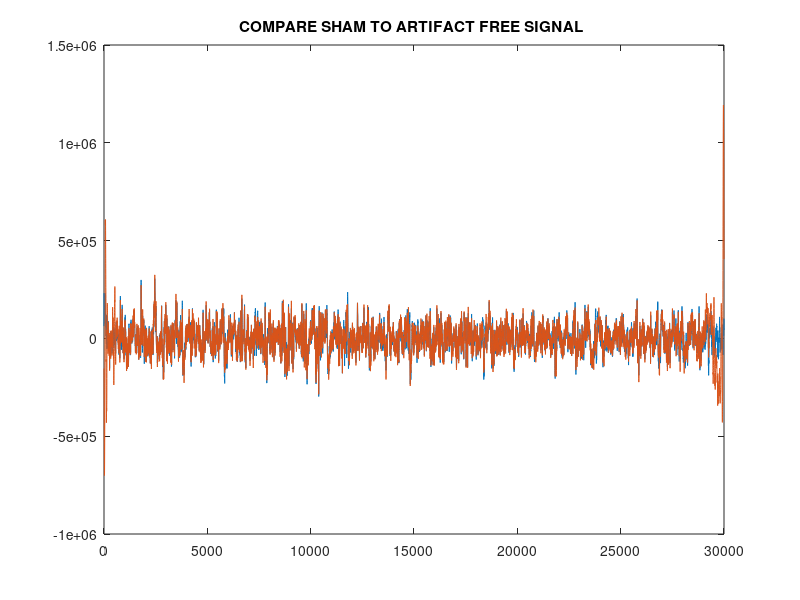

The MATLAB source for this figure:
[d,c]=butter(3,50/250,'low');
[b,a]=butter(3,0.5/250,'high');
%%
%%STEP 1: set parameters and define input X
load('Test_1mA_5Hz_ERP_SUBJ1.mat')
RAW_SUBJECT_DATA = EEG.Data(1,:);

subject1_tacs_t1 = 15025;
subject1_tacs_t2 = subject1_tacs_t1 + 29999 ;

tic;
X_init = RAW_SUBJECT_DATA(1,subject1_tacs_t1: subject1_tacs_t2);  %FOR ORIGINAL TEST 
X = X_init - mean(X_init);
M = 200;    % window length = embedding dimension
N = length(X);
t = (1:N)';
%%
%%step 2: Calculate Covariance matrix C

Y=zeros(N-M+1,M);

for m=1:M
  Y(:,m) = X((1:N-M+1)+m-1);
end;
Cemb=Y'*Y / (N-M+1);
C = Cemb;
%%
%%STEP 3: Calculate eigenvalues (Lambda) and eigen vectors (RHO)

[RHO,LAMBDA] = eig(C);
LAMBDA = diag(LAMBDA);               % extract the diagonal elements
[LAMBDA,ind]=sort(LAMBDA,'descend'); % sort eigenvalues
RHO = RHO(:,ind);                    % and eigenvectors

%%
%%STEP 4: Calculate prncipal components (PC) PC = Y*RHO;
PC = Y*RHO;

%%
%%STEP 5: Calculate reconstructed components  RC = PC*RHO
RC=zeros(N,M);
for m=1:2
  buf=PC(:,m)*RHO(:,m)'; % invert projection
  buf=buf(end:-1:1,:);
  for n=1:N % anti-diagonal averaging
    RC(n,m)=mean( diag(buf,-(N-M+1)+n) );
  end
end;

summed = sum(RC(:,1:2),2);
free_single = X - summed';

free_filtered = filtfilt(b,a,filtfilt(d,c,free_single));
toc;
%%
%%STEP 6: Compare reconstructed to original
load('Test_Sham_ERP_SUBJ1.mat') 

SHAM_ORIGINAL_BEST=filtfilt(b,a,filtfilt(d,c,EEG.Data(1, 15015:45014)));


free_single_5HZ_1500 = free_filtered;

figure(7);  %COMPARE SHAM TO ARTIFACT FREE SIGNAL 
plot(SHAM_ORIGINAL_BEST)
hold on
plot(free_filtered)
hold off
title('COMPARE SHAM TO ARTIFACT FREE SIGNAL ')

R = corrcoef(SHAM_ORIGINAL_BEST(1, 5000:25000), free_filtered(1, 5000:25000));
similarity_best = R(1,2);
